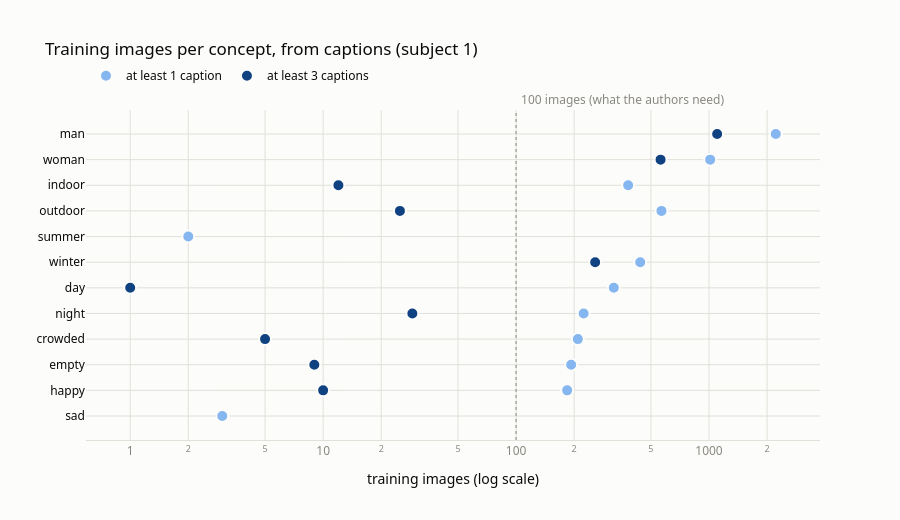

Source (notebook cell):
### Code cell
# [2.5.4] Chart: are there enough training images per concept?
plot_table = concept_table.iloc[::-1]   # first concept at the top
series = [
    ("train, >=1 caption", "at least 1 caption", "#86b6ef"),
    ("train, >=3 captions", "at least 3 captions", "#104281"),
]

fig = go.Figure()
for column, label, color in series:
    values = plot_table[column].where(plot_table[column] > 0)   # 0 cannot be drawn on a log axis
    fig.add_scatter(
        x=values,
        y=plot_table.index,
        mode="markers",
        name=label,
        marker=dict(color=color, size=12, line=dict(color=SURFACE, width=2)),
        hovertemplate="%{y}: %{x} training images (" + label + ")<extra></extra>",
    )

fig.add_vline(x=100, line=dict(color=MUTED, dash="dot", width=1))
fig.add_annotation(x=2, y=1.0, yref="paper", yanchor="bottom", xanchor="left", showarrow=False,
                   text=" 100 images (what the authors need)", font=dict(color=MUTED, size=12))

style(fig,
      title="Training images per concept, from captions (subject 1)",
      xaxis_title="training images (log scale)",
      yaxis_title="")
fig.update_layout(height=520, margin=dict(t=110),
                  legend=dict(orientation="h", yanchor="bottom", y=1.06, x=0))
fig.update_xaxes(type="log", showgrid=True, gridcolor=GRID)
fig.update_yaxes(showgrid=True, gridcolor=GRID, tickfont_color=INK)
fig.show()

### Figure 1 — Plotly figure (JSON) as saved in the notebook; plotly's stock layout.template omitted (floating-point values rounded to 4 significant figures)
{"data": [{"hovertemplate": "%{y}: %{x} training images (at least 1 caption)<extra></extra>", "marker": {"color": "#86b6ef", "line": {"color": "#fcfcfb", "width": 2}, "size": 12}, "mode": "markers", "name": "at least 1 caption", "type": "scatter", "x": [3, 184, 193, 209, 224, 321, 440, 2, 567, 381, 1014, 2219], "y": ["sad", "happy", "empty", "crowded", "night", "day", "winter", "summer", "outdoor", "indoor", "woman", "man"]}, {"hovertemplate": "%{y}: %{x} training images (at least 3 captions)<extra></extra>", "marker": {"color": "#104281", "line": {"color": "#fcfcfb", "width": 2}, "size": 12}, "mode": "markers", "name": "at least 3 captions", "type": "scatter", "x": [NaN, 10.0, 9.0, 5.0, 29.0, 1.0, 257.0, NaN, 25.0, 12.0, 561.0, 1102.0], "y": ["sad", "happy", "empty", "crowded", "night", "day", "winter", "summer", "outdoor", "indoor", "woman", "man"]}], "layout": {"annotations": [{"font": {"color": "#898781", "size": 12}, "showarrow": false, "text": " 100 images (what the authors need)", "x": 2, "xanchor": "left", "y": 1.0, "yanchor": "bottom", "yref": "paper"}], "font": {"color": "#0b0b0b", "family": "system-ui, 'Segoe UI', sans-serif"}, "height": 520, "legend": {"orientation": "h", "x": 0, "y": 1.06, "yanchor": "bottom"}, "margin": {"t": 110}, "paper_bgcolor": "#fcfcfb", "plot_bgcolor": "#fcfcfb", "shapes": [{"line": {"color": "#898781", "dash": "dot", "width": 1}, "type": "line", "x0": 100, "x1": 100, "xref": "x", "y0": 0, "y1": 1, "yref": "y domain"}], "title": {"text": "Training images per concept, from captions (subject 1)"}, "xaxis": {"gridcolor": "#e1e0d9", "linecolor": "#e1e0d9", "showgrid": true, "tickfont": {"color": "#898781"}, "title": {"text": "training images (log scale)"}, "type": "log"}, "yaxis": {"gridcolor": "#e1e0d9", "showgrid": true, "tickfont": {"color": "#0b0b0b"}, "title": {"text": ""}, "zeroline": false}}}
